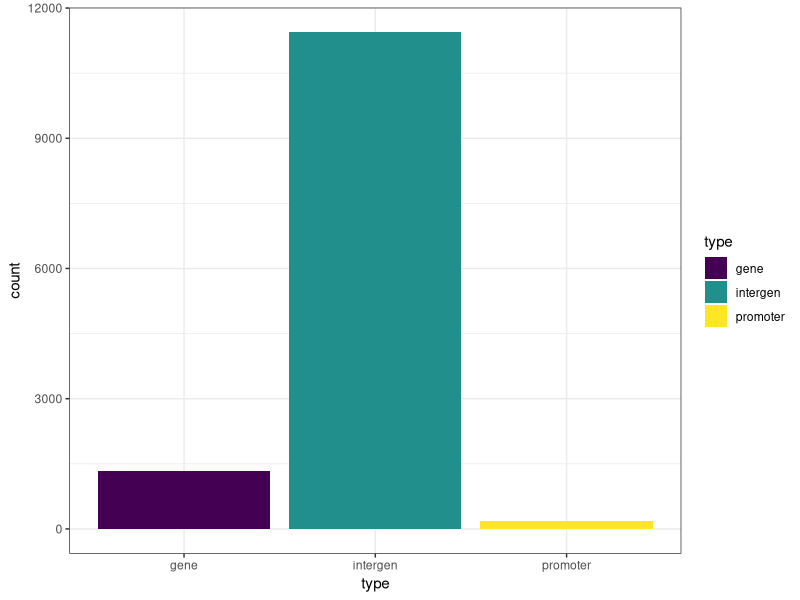
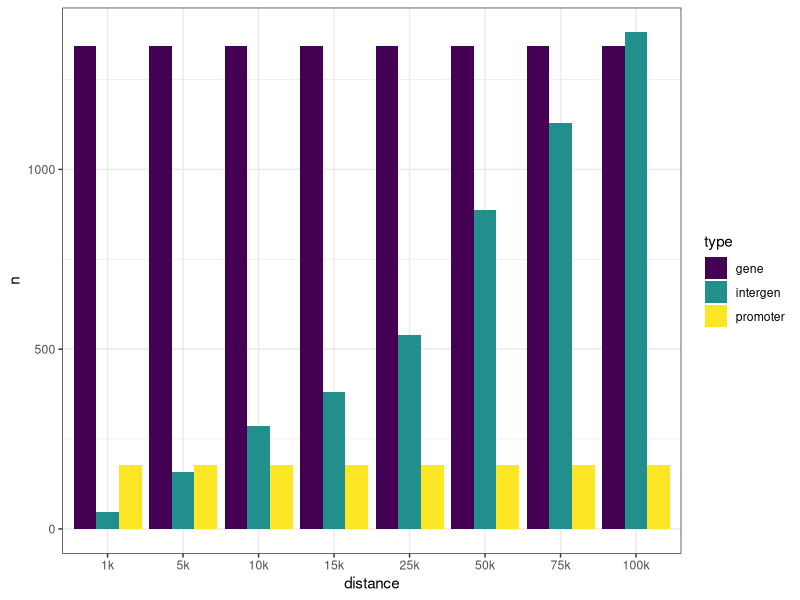
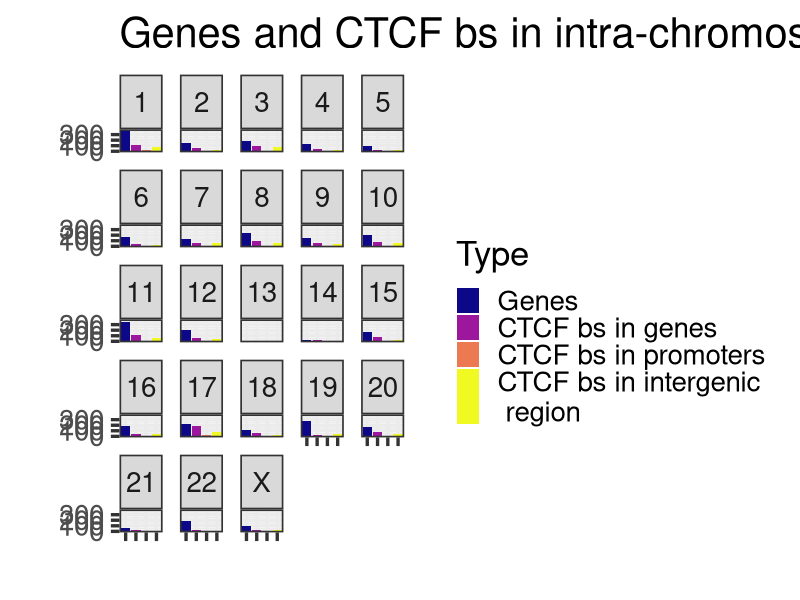

Reproduce these figures in R, in order.
library(readr)
library(dplyr)
library(ggplot2)
library(IRanges)

### Read the classified CTCFs
ctcfs <- read_tsv("data/ctcfs/class_ctcfs_5000_500.tsv", col_types = cols(
  chr = col_character()))

ctcfs %>% select(type) %>% table()
# -5000, 500
# gen  intergen    other promoter 
# 8047     8979     2459      868
# intergen = 11438
# 
# -1000, 100
# gen intergen    other promoter 
# 8270     9393     2523      167 
# intergen = 11916
ctcfs_hits <- read_tsv("data/ctcfs/ctcfs_hits_5000_500.tsv")
genes <- read_tsv("data/communities/luma-intra-vertices.tsv", 
                          col_types = cols_only(
                            ensemblID = col_character(),
                            chr = col_character(),
                            start = col_integer(),
                            end = col_integer()
                          ))
genes <- genes %>% dplyr::rename(id = ensemblID)

luma_ctcfs <- ctcfs_hits %>% 
  semi_join(genes, by = c("sequence" = "id")) %>% 
  select(ctcf) %>% unlist(use.names = FALSE) %>% unique()

## Remove ctcfs that lie on gene promoters or gene bodies in genes that are not 
## in our network. Keep the ones in the intergenic region of genes to check if they include
## other peaks at a certain distance
ctcfs <- bind_rows(
  ctcfs %>% 
    filter(id %in% luma_ctcfs),
  ctcfs %>% 
  filter(!id %in% luma_ctcfs, type  %in% c("intergen", "other"))
  )

promoters <- genes %>% mutate(end = start + 500, start = start - 5000)
extended_regions <- genes %>% mutate(start = start - 5000, end = end)
gene_bodies <- genes %>% mutate(start = start + 500) %>% filter(end > start)

chrs <- as.character(c(seq(1:22), "X"))

### Reclasify
luma_ctfs <- parallel::mclapply(X = chrs, mc.cores = 23, FUN = function(ch){
  chr_ctcfs <- ctcfs %>% filter(chr == ch)
  chr_gene_bodies <- gene_bodies %>% filter(chr == ch)
  chr_promoters <- promoters %>% filter(chr == ch)
  chr_extended_regions <- extended_regions %>% filter(chr == ch)
  
  cranges <- IRanges(start = chr_ctcfs$start, end = chr_ctcfs$end, names = chr_ctcfs$id)
  granges <- IRanges(start = chr_gene_bodies$start, end = chr_gene_bodies$end, names = chr_gene_bodies$id)
  pranges <- IRanges(start = chr_promoters$start, end = chr_promoters$end, names = chr_promoters$id)
  eranges <- IRanges(start = chr_extended_regions$start, end = chr_extended_regions$end, names = chr_extended_regions$id)
  
  #ctcfs in promotoers and gene bodies
  chr_ctcfs <- chr_ctcfs %>% mutate(phits = countOverlaps(cranges, pranges, type = "within"), 
                                    ghits = countOverlaps(cranges, granges, type = "within"))
                         
  phits <- as.data.frame(findOverlaps(cranges, pranges, type = "within")) 
  if(nrow(phits) > 0) {
    phits <- phits  %>% 
      mutate(ctcf = chr_ctcfs$id[queryHits], sequence = chr_promoters$id[subjectHits], type = "promoter")
  }
 
  ghits <- as.data.frame(findOverlaps(cranges, granges, type = "within"))
  if(nrow(ghits) > 0) {
    ghits <- ghits %>% 
      mutate(ctcf = chr_ctcfs$id[queryHits], sequence = chr_gene_bodies$id[subjectHits], type = "gene")
  }
   
  hits <- bind_rows(phits, ghits)
  
  if(nrow(hits) > 0) {
    hits <- hits %>% select(ctcf, sequence, type)
  }
  # Distance to the extended region
  dist <- distanceToNearest(cranges, eranges)
  chr_ctcfs$near_region <- chr_extended_regions$id[to(dist)]
  chr_ctcfs$near_distance <- unlist(elementMetadata(dist))
  return(list(ctcfs = chr_ctcfs, hits = hits))
})

class_ctcfs <- plyr::ldply(lapply(luma_ctfs, "[[", "ctcfs"))
ctcfs_hits <- plyr::ldply(lapply(luma_ctfs, "[[", "hits"))

class_ctcfs <- class_ctcfs %>% mutate(type = case_when(phits > 0 ~ "promoter",
                                                   ghits > 0 ~ "gene",
                                                   TRUE ~ "intergen"))

class_ctcfs %>% select(type) %>% table()
# -5000, 500
# gene intergen promoter 
# 1343    11438      177
# 
# -1000, 100
# gene intergen promoter 
# 1370    11916       48 

png(paste0("figures/ctcfs/class-barplot-luma-5000-500.png"), width = 600, height = 800)
ggplot(class_ctcfs, aes(x = type, fill = type)) +
  geom_bar() +
  theme_bw() +
  scale_fill_viridis_d() 
dev.off()

ctcfs_count <- bind_rows(
  class_ctcfs %>% filter(near_distance <= 100000) %>% select(type) %>% mutate(distance = "100k"),
  class_ctcfs %>% filter(near_distance <= 75000) %>% select(type) %>% mutate(distance = "75k"),
  class_ctcfs %>% filter(near_distance <= 50000) %>% select(type) %>% mutate(distance = "50k"),
  class_ctcfs %>% filter(near_distance <= 25000) %>% select(type) %>% mutate(distance = "25k"),
  class_ctcfs %>% filter(near_distance <= 15000) %>% select(type) %>% mutate(distance = "15k"),
  class_ctcfs %>% filter(near_distance <= 10000) %>% select(type) %>% mutate(distance = "10k"),
  class_ctcfs %>% filter(near_distance <= 5000) %>% select(type) %>% mutate(distance = "5k"),
  class_ctcfs %>% filter(near_distance <= 1000) %>% select(type) %>% mutate(distance = "1k"))
ctcfs_count <- ctcfs_count %>% group_by(type, distance) %>% tally()
ctcfs_count$distance <- factor(ctcfs_count$distance, 
                                  levels = c("1k", "5k", "10k", "15k", "25k", "50k", "75k", "100k"))

png(paste0("figures/ctcfs/class-barplot-luma-distance-5000-500.png"), width = 800, height = 800)
ggplot(ctcfs_count, aes(x = distance,  y = n, fill = type)) +
  geom_bar(position="dodge", stat="identity") +
  theme_bw() +
  scale_fill_viridis_d() 
dev.off()

## digamos que 50k 
class_ctcfs_50 <- class_ctcfs %>% filter(near_distance <= 50000)

class_ctcfs_50 %>% select(type) %>% table()
# -5000, 500
# gene intergen promoter 
# 1343      887      177 

# -1000, 100
# gene intergen promoter 
# 1370     1027       48 
plot_ctcfs <- class_ctcfs_50 %>% select(type, chr) %>% 
  bind_rows(genes %>% select(chr) %>% mutate(type = "mrna")) %>% 
  mutate(type = ordered(as.factor(type), levels = c("mrna", "gene", "promoter", "intergen")),
         chr = ordered(chr, levels = chrs))
  
png(paste0("figures/ctcfs/ctcfs-by-chr-type-5000-500.png"), width = 1200, height = 1200)
ggplot(plot_ctcfs, aes(x = type, fill = type)) +
  geom_bar() +
  theme_bw(base_size = 25) +
  theme(axis.text.x = element_blank()) +
  scale_fill_viridis_d(option = "C", name = "Type",
                       labels = c("Genes", "CTCF bs in genes", "CTCF bs in promoters", "CTCF bs in intergenic\n region" )) + 
  facet_wrap(~chr) +
  xlab("") +
  ylab("") +
  ggtitle("Genes and CTCF bs in intra-chromosomal communities") 
dev.off()

write_tsv(class_ctcfs, path = "data/ctcfs/ctcfs_in_intra_luma_5000_500.tsv")
write_tsv(ctcfs_hits, path  = "data/ctcfs/ctcfs_hits_in_intra_luma_5000_500.tsv")
write_tsv(class_ctcfs_50, path  = "data/ctcfs/ctcfs_in_intra_luma_50k_5000_500.tsv")
